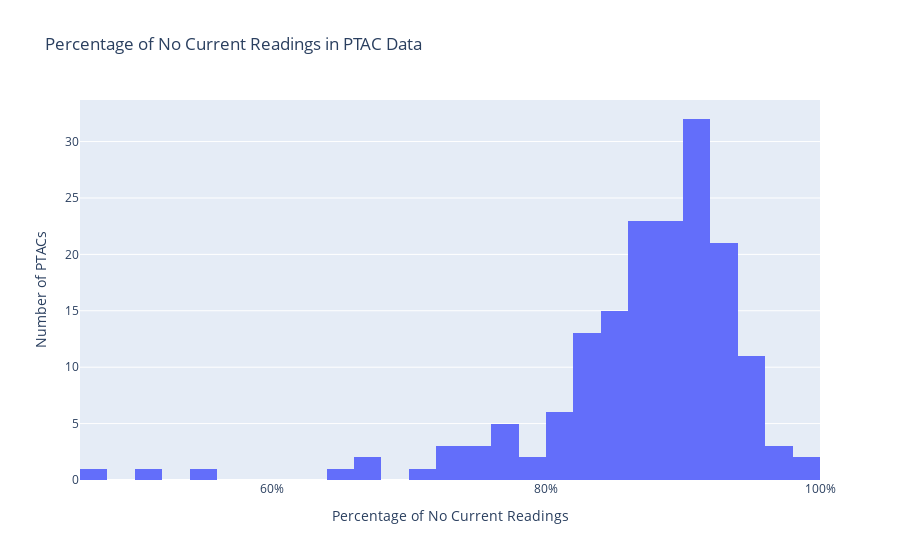

Source (notebook cell):
### Code cell
pct_zeros_series = pd.Series(pct_zeros)

print(pct_zeros_series.describe())

pct_zero_hist = go.Figure(data=[go.Histogram(x=pct_zeros_series)])
pct_zero_hist.update_layout(title_text='Percentage of No Current Readings in PTAC Data')
pct_zero_hist.update_xaxes(title_text='Percentage of No Current Readings', 
                           tickvals=[0, .2, .4, .6, .8, 1],
                            ticktext=['0%', '20%', '40%', '60%', '80%', '100%'])
pct_zero_hist.update_yaxes(title_text='Number of PTACs')

### Figure 1 — Plotly figure (JSON) as saved in the notebook; plotly's stock layout.template omitted (floating-point values rounded to 4 significant figures; data arrays with more than 128 entries replaced by an {"elided": "..."} marker saying what was removed)
{"data": [{"type": "histogram", "x": {"elided": "169 float values"}}], "layout": {"title": {"text": "Percentage of No Current Readings in PTAC Data"}, "xaxis": {"ticktext": ["0%", "20%", "40%", "60%", "80%", "100%"], "tickvals": [0, 0.2, 0.4, 0.6, 0.8, 1], "title": {"text": "Percentage of No Current Readings"}}, "yaxis": {"title": {"text": "Number of PTACs"}}}}
